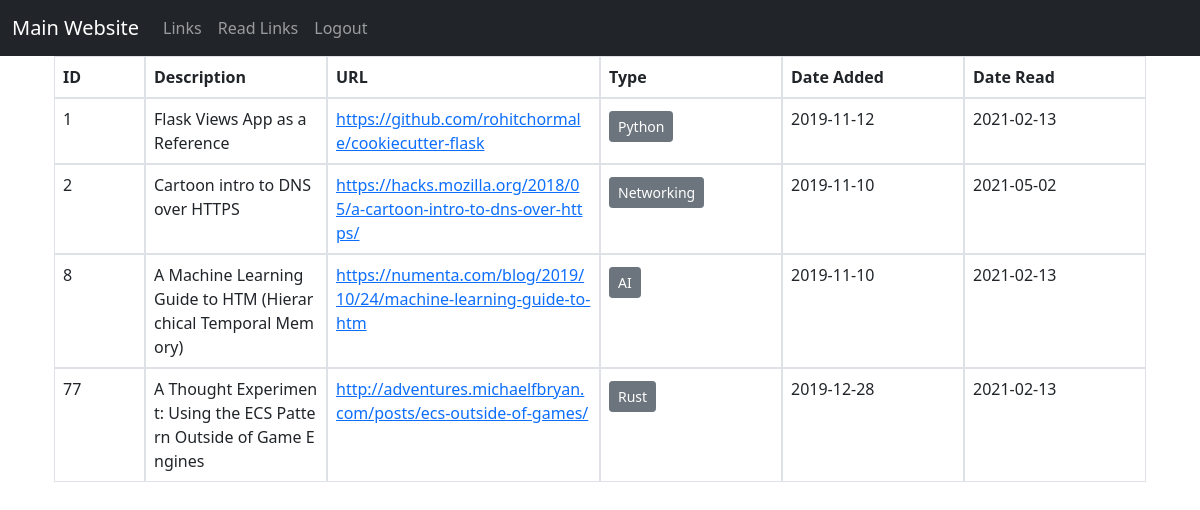
Page /readlinks (signed in) on the committed database.
### flask_app.py (models this page shows)
class links(db.Model):
    id = db.Column(db.Integer, primary_key = True)
    link_name = db.Column(db.String(100), nullable = False)
    link_url = db.Column(db.String(200), nullable = False)
    link_type = db.Column(db.String(40), nullable = False)
    read = db.Column(db.Boolean, default = False, nullable = False)
    date_created = db.Column(db.Date, default = datetime.utcnow)
    date_read = db.Column(db.Date)

### flask_app.py (the view)
@app.route('/readlinks')
def Read_Links():
    mylinks = links.query.filter_by(read = True).all()
    return render_template("readlinks.html", links = mylinks)

### flask_app.py (called while the page is built)
@login_manager.user_loader
def load_user(user_id):
    return User.query.get(int(user_id))

### templates/readlinks.html (shortened to what this page needs)
{% extends "base.html" %}
{% block page_content %}
<div class="container-fluid">
  <table class="table table-bordered">
      <thead>
        <tr class="row">
            <th class="col-sm-1">ID</th>
            <th class="col-sm-2">Description </th>
            <th class="col-sm-3">URL</th>
            <th class="col-sm-2">Type</th>
            <th class="col-sm-2">Date Added</th>
            <th class="col-sm-2">Date Read</th>
        </tr>
      </thead>
      <tbody>
       {% for link in links %}
       <tr class="row">
        <td class="col-sm-1"> {{ link.id }} </td>
        <td style="word-break: break-all" class="col-sm-2"> {{ link.link_name }} </td>
        <td style="word-break: break-all" class="col-sm-3"><a href="{{ link[2] }}">{{ link.link_url }}</a></td>
        <td class="col-sm-2"> <a class="btn btn-secondary btn-sm mt-1 mb-1" href="{{ url_for('type_links', type = link.link_type ) }}">{{ link.link_type }}</a> </td>
        <td style="word-break: break-all" class="col-sm-2"> {{ link.date_created }} </td>
        <td style="word-break: break-all" class="col-sm-2"> {{ link.date_read }} </td>
       </tr>
      </tbody>
       {% endfor %}
    </table>
  </div>
{% endblock %}

### rows in the picture
links: id "1", link_name "Flask Views App as a Reference", link_url "https://github.com/rohitchormale/cookiecutter-flask", link_type "Python", date_created "2019-11-12", date_read "2021-02-13"
links: id "2", link_name "Cartoon intro to DNS over HTTPS", link_url "https://hacks.mozilla.org/2018/05/a-cartoon-intro-to-dns-over-https/", link_type "Networking", date_created "2019-11-10", date_read "2021-05-02"
links: id "8", link_name "A Machine Learning Guide to HTM (Hierarchical Temporal Memory)", link_url "https://numenta.com/blog/2019/10/24/machine-learning-guide-to-htm", link_type "AI", date_created "2019-11-10", date_read "2021-02-13"
links: id "77", link_name "A Thought Experiment: Using the ECS Pattern Outside of Game Engines", link_url "http://adventures.michaelfbryan.com/posts/ecs-outside-of-games/", link_type "Rust", date_created "2019-12-28", date_read "2021-02-13"
